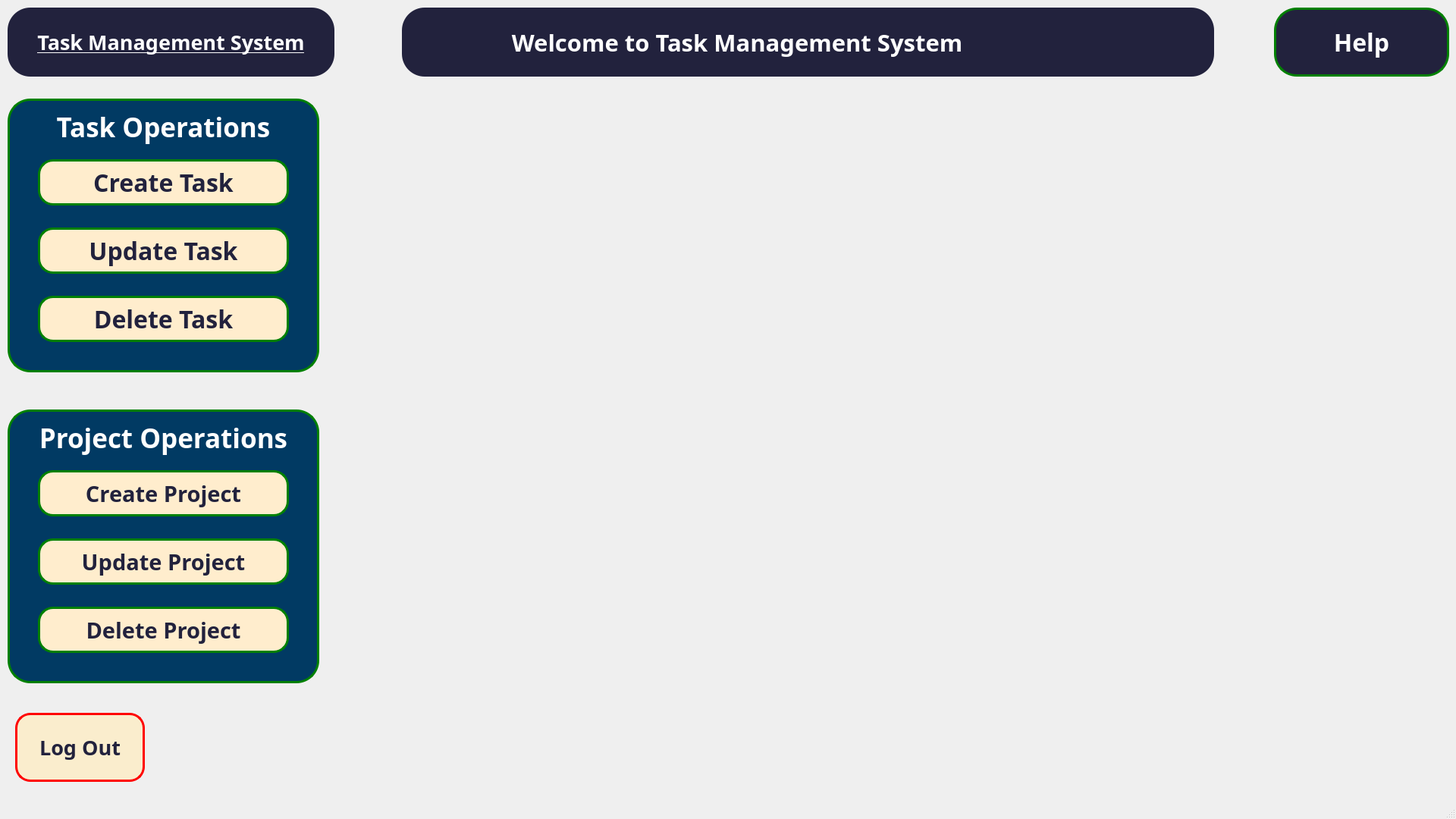
<?xml version="1.0" encoding="UTF-8"?>
<ui version="4.0">
 <class>mainWindow</class>
 <widget class="QMainWindow" name="mainWindow">
  <property name="geometry">
   <rect>
    <x>0</x>
    <y>0</y>
    <width>1920</width>
    <height>1080</height>
   </rect>
  </property>
  <property name="windowTitle">
   <string>MainWindow</string>
  </property>
  <property name="styleSheet">
   <string notr="true">QMainWindow {
	background-color: #f5ebe0;
}f</string>
  </property>
  <widget class="QWidget" name="centralwidget">
   <widget class="QLabel" name="title">
    <property name="geometry">
     <rect>
      <x>10</x>
      <y>10</y>
      <width>431</width>
      <height>91</height>
     </rect>
    </property>
    <property name="font">
     <font>
      <family>Sans</family>
      <pointsize>20</pointsize>
      <weight>75</weight>
      <bold>true</bold>
      <underline>true</underline>
     </font>
    </property>
    <property name="styleSheet">
     <string notr="true">QLabel {
	background-color: #22223d;
	color: #ffffff;
	border-radius: 30px;
}</string>
    </property>
    <property name="text">
     <string>Task Management System</string>
    </property>
    <property name="alignment">
     <set>Qt::AlignCenter</set>
    </property>
   </widget>
   <widget class="QLabel" name="welcome">
    <property name="geometry">
     <rect>
      <x>530</x>
      <y>10</y>
      <width>1071</width>
      <height>91</height>
     </rect>
    </property>
    <property name="font">
     <font>
      <family>Sans</family>
      <pointsize>23</pointsize>
      <weight>75</weight>
      <bold>true</bold>
     </font>
    </property>
    <property name="styleSheet">
     <string notr="true">QLabel {
	background-color: #22223d;
	color: #ffffff;
	border-radius: 30px;
}</string>
    </property>
    <property name="text">
     <string>                  Welcome to Task Management System </string>
    </property>
   </widget>
   <widget class="QPushButton" name="logout">
    <property name="geometry">
     <rect>
      <x>20</x>
      <y>940</y>
      <width>171</width>
      <height>91</height>
     </rect>
    </property>
    <property name="font">
     <font>
      <family>Sans</family>
      <pointsize>20</pointsize>
      <weight>75</weight>
      <bold>true</bold>
     </font>
    </property>
    <property name="styleSheet">
     <string notr="true">QPushButton {
	background-color: #faedcd;
	border-radius: 20px;
	border: 3px solid red;
	color: #22223d;
}

QPushButton:hover {
	background-color: #ffffff;
}</string>
    </property>
    <property name="text">
     <string>Log Out</string>
    </property>
   </widget>
   <widget class="QPushButton" name="createTask">
    <property name="geometry">
     <rect>
      <x>50</x>
      <y>210</y>
      <width>331</width>
      <height>61</height>
     </rect>
    </property>
    <property name="font">
     <font>
      <family>Sans</family>
      <pointsize>24</pointsize>
      <weight>75</weight>
      <bold>true</bold>
     </font>
    </property>
    <property name="styleSheet">
     <string notr="true">QPushButton {
	background-color: #ffedcd;
	border-radius: 20px;
	border: 3px solid green;
	color: #22223d;
}

QPushButton:hover {
	background-color: #ffffff;
}</string>
    </property>
    <property name="text">
     <string>Create Task</string>
    </property>
   </widget>
   <widget class="QPushButton" name="updateTask">
    <property name="geometry">
     <rect>
      <x>50</x>
      <y>300</y>
      <width>331</width>
      <height>61</height>
     </rect>
    </property>
    <property name="font">
     <font>
      <family>Sans</family>
      <pointsize>24</pointsize>
      <weight>75</weight>
      <bold>true</bold>
     </font>
    </property>
    <property name="styleSheet">
     <string notr="true">QPushButton {
	background-color: #ffedcd;
	border-radius: 20px;
	border: 3px solid green;
	color: #22223d;
}

QPushButton:hover {
	background-color: #ffffff;
}</string>
    </property>
    <property name="text">
     <string>Update Task</string>
    </property>
   </widget>
   <widget class="QPushButton" name="deleteTask">
    <property name="geometry">
     <rect>
      <x>50</x>
      <y>390</y>
      <width>331</width>
      <height>61</height>
     </rect>
    </property>
    <property name="font">
     <font>
      <family>Sans</family>
      <pointsize>24</pointsize>
      <weight>75</weight>
      <bold>true</bold>
     </font>
    </property>
    <property name="styleSheet">
     <string notr="true">QPushButton {
	background-color: #ffedcd;
	border-radius: 20px;
	border: 3px solid green;
	color: #22223d;
}

QPushButton:hover {
	background-color: #ffffff;
}</string>
    </property>
    <property name="text">
     <string>Delete Task</string>
    </property>
   </widget>
   <widget class="QPushButton" name="createProject">
    <property name="geometry">
     <rect>
      <x>50</x>
      <y>620</y>
      <width>331</width>
      <height>61</height>
     </rect>
    </property>
    <property name="font">
     <font>
      <family>Sans</family>
      <pointsize>22</pointsize>
      <weight>75</weight>
      <bold>true</bold>
     </font>
    </property>
    <property name="styleSheet">
     <string notr="true">QPushButton {
	background-color: #ffedcd;
	border-radius: 20px;
	border: 3px solid green;
	color: #22223d;
}

QPushButton:hover {
	background-color: #ffffff;
}</string>
    </property>
    <property name="text">
     <string>Create Project</string>
    </property>
   </widget>
   <widget class="QPushButton" name="help">
    <property name="geometry">
     <rect>
      <x>1680</x>
      <y>10</y>
      <width>231</width>
      <height>91</height>
     </rect>
    </property>
    <property name="font">
     <font>
      <family>Sans</family>
      <pointsize>24</pointsize>
      <weight>75</weight>
      <bold>true</bold>
     </font>
    </property>
    <property name="styleSheet">
     <string notr="true">QPushButton {
	background-color: #22223d;
	border-radius: 30px;
	border: 3px solid green;
	color: #ffffff;
}

QPushButton:hover {
	background-color: #ffffff;
	color: black;
}</string>
    </property>
    <property name="text">
     <string>Help</string>
    </property>
   </widget>
   <widget class="QPushButton" name="updateProject">
    <property name="geometry">
     <rect>
      <x>50</x>
      <y>710</y>
      <width>331</width>
      <height>61</height>
     </rect>
    </property>
    <property name="font">
     <font>
      <family>Sans</family>
      <pointsize>22</pointsize>
      <weight>75</weight>
      <bold>true</bold>
     </font>
    </property>
    <property name="styleSheet">
     <string notr="true">QPushButton {
	background-color: #ffedcd;
	border-radius: 20px;
	border: 3px solid green;
	color: #22223d;
}

QPushButton:hover {
	background-color: #ffffff;
}</string>
    </property>
    <property name="text">
     <string>Update Project</string>
    </property>
   </widget>
   <widget class="QPushButton" name="deleteProject">
    <property name="geometry">
     <rect>
      <x>50</x>
      <y>800</y>
      <width>331</width>
      <height>61</height>
     </rect>
    </property>
    <property name="font">
     <font>
      <family>Sans</family>
      <pointsize>22</pointsize>
      <weight>75</weight>
      <bold>true</bold>
     </font>
    </property>
    <property name="styleSheet">
     <string notr="true">QPushButton {
	background-color: #ffedcd;
	border-radius: 20px;
	border: 3px solid green;
	color: #22223d;
}

QPushButton:hover {
	background-color: #ffffff;
}</string>
    </property>
    <property name="text">
     <string>Delete Project</string>
    </property>
   </widget>
   <widget class="QLabel" name="taskGroup">
    <property name="geometry">
     <rect>
      <x>10</x>
      <y>130</y>
      <width>411</width>
      <height>361</height>
     </rect>
    </property>
    <property name="font">
     <font>
      <family>Sans</family>
      <pointsize>26</pointsize>
      <weight>75</weight>
      <bold>true</bold>
     </font>
    </property>
    <property name="styleSheet">
     <string notr="true">QLabel {
	background-color: #013A63;
	color: white;
	border: 3px solid green;
	border-radius: 30px;
}</string>
    </property>
    <property name="text">
     <string>Task Operations</string>
    </property>
    <property name="alignment">
     <set>Qt::AlignHCenter|Qt::AlignTop</set>
    </property>
   </widget>
   <widget class="QLabel" name="projectGroup">
    <property name="geometry">
     <rect>
      <x>10</x>
      <y>540</y>
      <width>411</width>
      <height>361</height>
     </rect>
    </property>
    <property name="font">
     <font>
      <family>Sans</family>
      <pointsize>26</pointsize>
      <weight>75</weight>
      <bold>true</bold>
     </font>
    </property>
    <property name="styleSheet">
     <string notr="true">QLabel {
	background-color: #013A63;
	color: white;
	border: 3px solid green;
	border-radius: 30px;
}</string>
    </property>
    <property name="text">
     <string>Project Operations</string>
    </property>
    <property name="alignment">
     <set>Qt::AlignHCenter|Qt::AlignTop</set>
    </property>
   </widget>
   <zorder>projectGroup</zorder>
   <zorder>taskGroup</zorder>
   <zorder>title</zorder>
   <zorder>welcome</zorder>
   <zorder>logout</zorder>
   <zorder>createTask</zorder>
   <zorder>updateTask</zorder>
   <zorder>deleteTask</zorder>
   <zorder>createProject</zorder>
   <zorder>help</zorder>
   <zorder>updateProject</zorder>
   <zorder>deleteProject</zorder>
  </widget>
  <widget class="QMenuBar" name="menubar">
   <property name="geometry">
    <rect>
     <x>0</x>
     <y>0</y>
     <width>1920</width>
     <height>22</height>
    </rect>
   </property>
  </widget>
  <widget class="QStatusBar" name="statusbar"/>
 </widget>
 <resources/>
 <connections/>
</ui>
